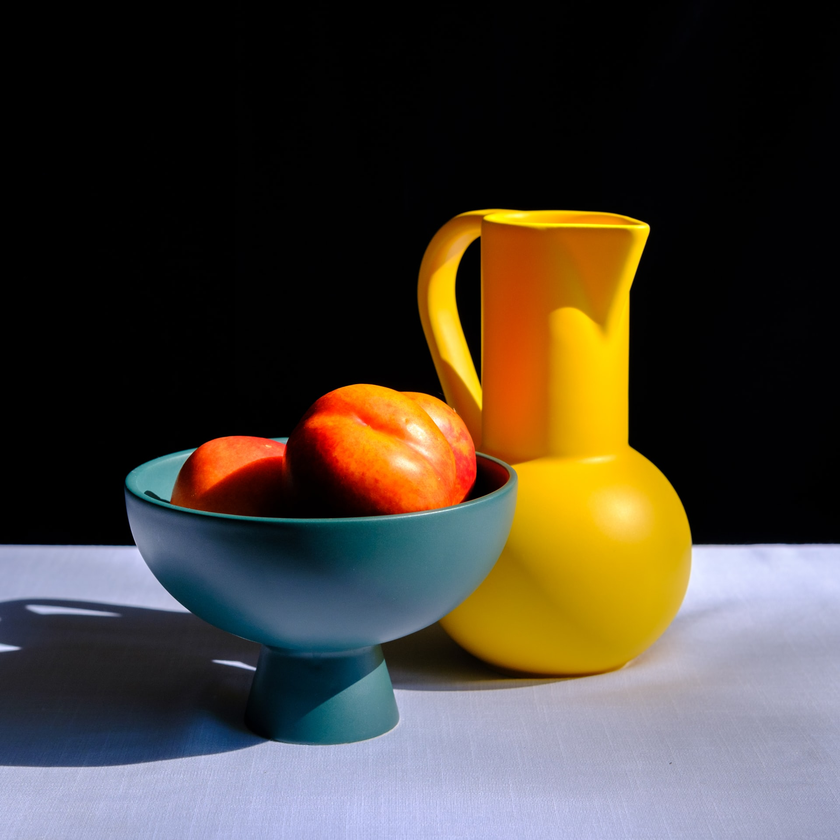
#> input picture tutorial/RealTimeColorDetection/image.png, 840 x 840 px, shrunk from 1920 x 1920 before the run, found by its file name
$ python main.py
#> lines starting #> are read from the running program, lines starting #| are printed output that depends on the picture; after the words box and inside, x2 and y2 are one past the last pixel; in counts of white or black regions, pixels touching at a corner belong together
import cv2
import numpy as np


cv2.namedWindow("HSV", cv2.WINDOW_NORMAL)

def dummy():
    pass

cv2.createTrackbar("Hue Min", "HSV", 0, 179, dummy)
#> slider 'Hue Min' is set to 35
cv2.createTrackbar("Hue Max", "HSV", 179, 179, dummy)
cv2.createTrackbar("Sat Min", "HSV", 0, 255, dummy)
#> slider 'Sat Min' is set to 51
cv2.createTrackbar("Sat Max", "HSV", 255, 255, dummy)
cv2.createTrackbar("Value Min", "HSV", 0, 255, dummy)
#> slider 'Value Min' is set to 51
cv2.createTrackbar("Value Max", "HSV", 255, 255, dummy)


img = cv2.imread("cv/tutorial/RealTimeColorDetection/image.png")
#> img is the input picture: shape (840, 840, 3); mean B, G, R 54.1, 65.1, 73.3
imgHsv = cv2.cvtColor(img, cv2.COLOR_BGR2HSV)
#> imgHsv: shape (840, 840, 3); mean H, S, V 52.3, 83.5, 85.4


while True:


    h_min = cv2.getTrackbarPos("Hue Min", "HSV")
    h_max = cv2.getTrackbarPos("Hue Max", "HSV")
    s_min = cv2.getTrackbarPos("Sat Min", "HSV")
    s_max = cv2.getTrackbarPos("Sat Max", "HSV")
    v_min = cv2.getTrackbarPos("Value Min", "HSV")
    v_max = cv2.getTrackbarPos("Value Max", "HSV")

    lower = np.array([h_min, s_min, v_min])
    upper = np.array([h_max, s_max, v_max])

    mask = cv2.inRange(imgHsv, lower, upper)
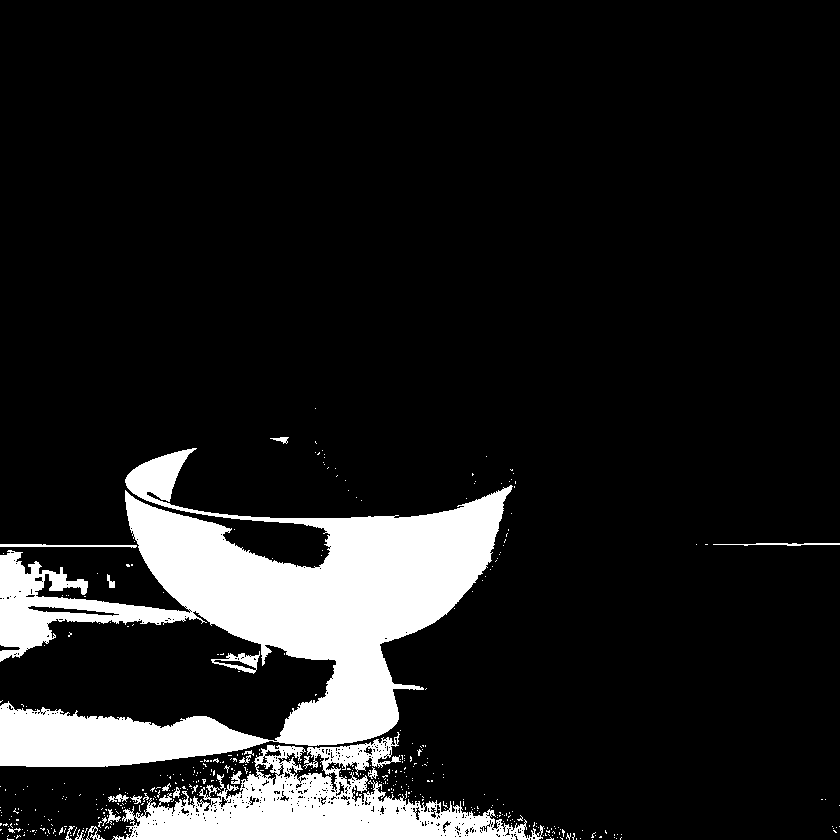
#> mask: shape (840, 840); 12.3% white; 452 white regions (429 under 20 px), largest, box (x1, y1, x2, y2) and area: (0, 448, 513, 767) 64966, (112, 732, 544, 840) 18839, (211, 651, 260, 674) 423
    result = cv2.bitwise_and(img, img, mask=mask)
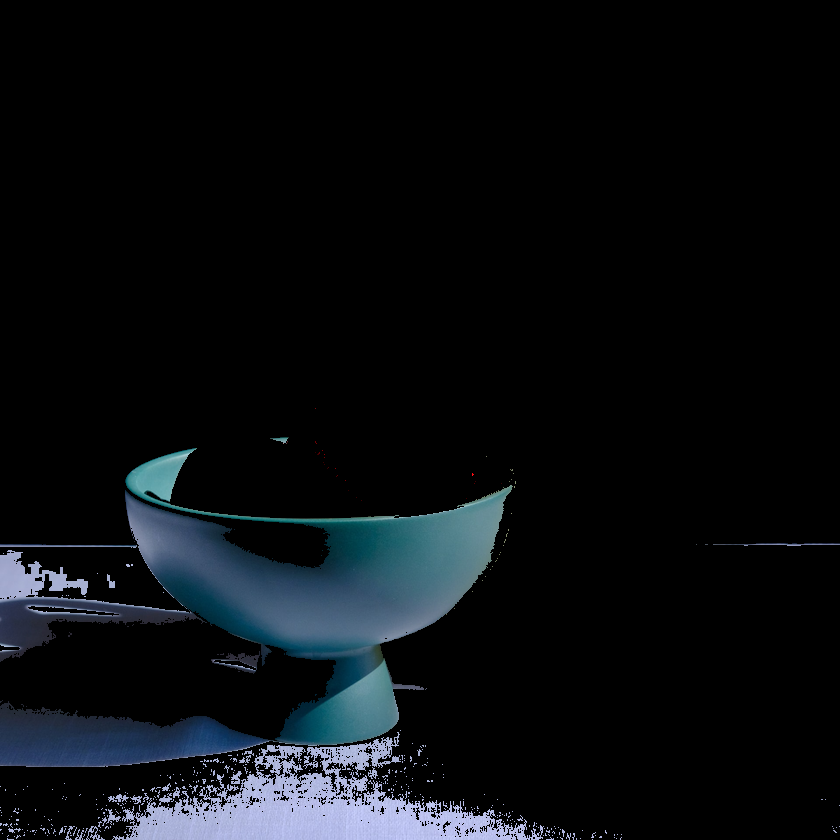
#> result: shape (840, 840, 3); mean B, G, R 16.8, 13.7, 10.4

    mask_to_bgr = cv2.cvtColor(mask, cv2.COLOR_GRAY2BGR)

    hstack = np.hstack([img, mask_to_bgr, result])
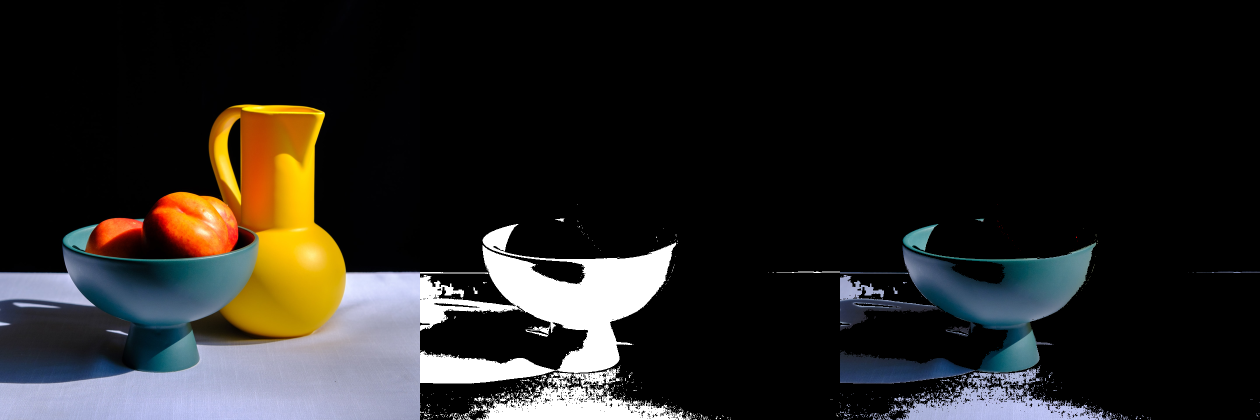
#> hstack: shape (840, 2520, 3) (shown at 1/2 size); mean B, G, R 34.1, 36.7, 38.4

    # [8 lines of commented-out code are left out]

    cv2.namedWindow("images", cv2.WINDOW_NORMAL)
    cv2.imshow("images", hstack)


    cv2.waitKey(1)
